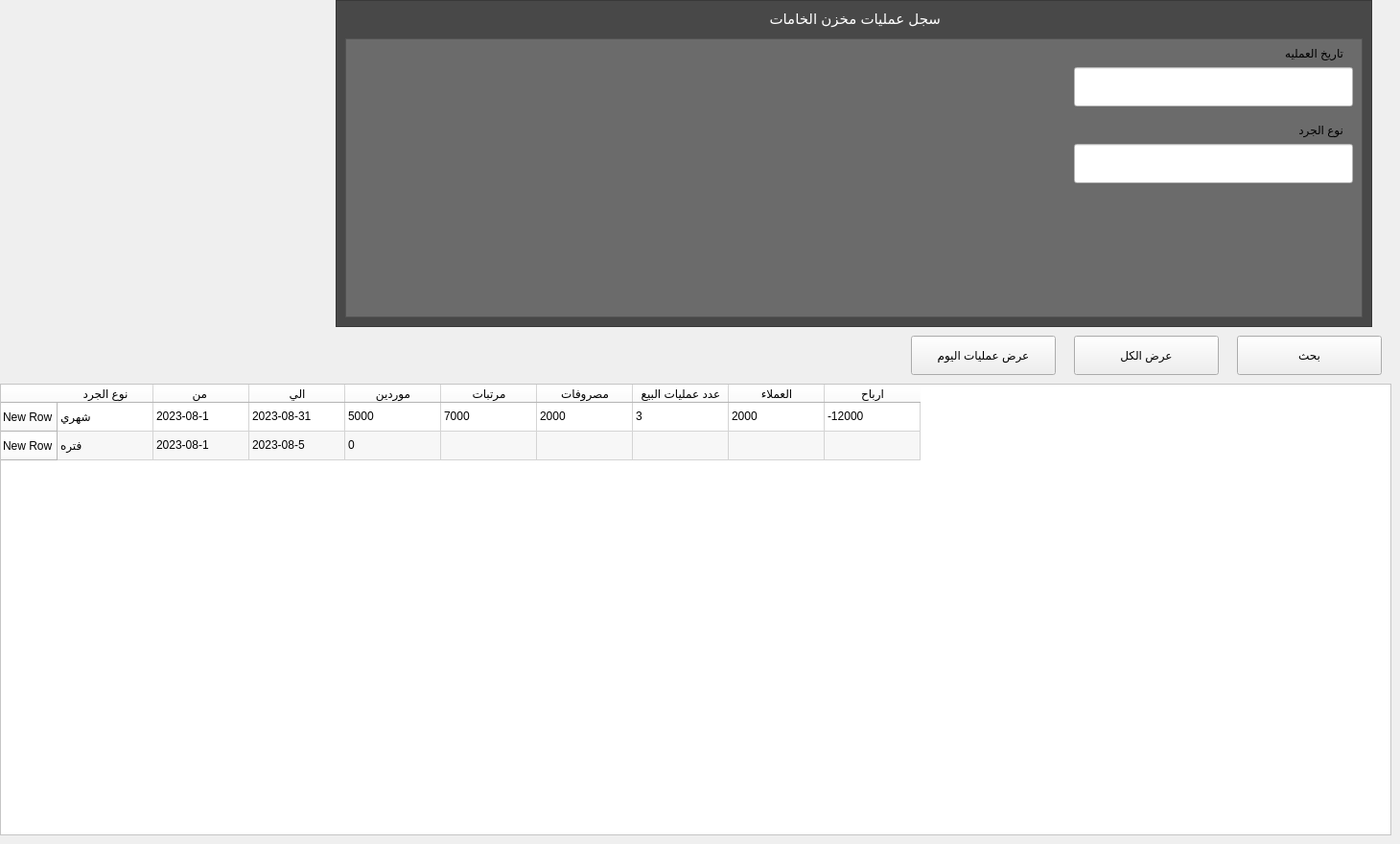
     <widget class="QWidget" name="tab_16">
      <attribute name="title">
       <string>سجل الحرد</string>
      </attribute>
      <widget class="QPushButton" name="subscription_men_search_btn_13">
       <property name="geometry">
        <rect>
         <x>1290</x>
         <y>350</y>
         <width>151</width>
         <height>41</height>
        </rect>
       </property>
       <property name="styleSheet">
        <string notr="true">
.QPushButton:hover {
	background:linear-gradient(to bottom, #ccc2a6 5%, #eae0c2 100%);
	
	color: rgb(0, 0, 0);
		
	background-color: rgb(255, 255, 255);
	border-color: rgb(38, 38, 38);

}
.QPushButton:active {
	position:relative;
	top:1px;
}</string>
       </property>
       <property name="text">
        <string>بحث</string>
       </property>
      </widget>
      <widget class="QGraphicsView" name="graphicsView_64">
       <property name="geometry">
        <rect>
         <x>350</x>
         <y>0</y>
         <width>1081</width>
         <height>341</height>
        </rect>
       </property>
       <property name="styleSheet">
        <string notr="true">background-color: rgb(72, 72, 72);
</string>
       </property>
      </widget>
      <widget class="QPushButton" name="subscription_men_sahowall_btn_16">
       <property name="geometry">
        <rect>
         <x>950</x>
         <y>350</y>
         <width>151</width>
         <height>41</height>
        </rect>
       </property>
       <property name="styleSheet">
        <string notr="true">.QPushButton:hover {
	background:linear-gradient(to bottom, #ccc2a6 5%, #eae0c2 100%);
	
	color: rgb(0, 0, 0);
		
	background-color: rgb(255, 255, 255);
	border-color: rgb(38, 38, 38);

}
.QPushButton:active {
	position:relative;
	top:1px;
}</string>
       </property>
       <property name="text">
        <string>عرض عمليات اليوم</string>
       </property>
      </widget>
      <widget class="QTableWidget" name="tableWidget_9">
       <property name="geometry">
        <rect>
         <x>0</x>
         <y>400</y>
         <width>1451</width>
         <height>471</height>
        </rect>
       </property>
       <property name="styleSheet">
        <string notr="true">background-color: rgb(255, 255, 255);</string>
       </property>
       <property name="alternatingRowColors">
        <bool>true</bool>
       </property>
       <property name="horizontalScrollMode">
        <enum>QAbstractItemView::ScrollPerPixel</enum>
       </property>
       <property name="showGrid">
        <bool>true</bool>
       </property>
       <property name="gridStyle">
        <enum>Qt::CustomDashLine</enum>
       </property>
       <property name="sortingEnabled">
        <bool>true</bool>
       </property>
       <property name="wordWrap">
        <bool>true</bool>
       </property>
       <row>
        <property name="text">
         <string>New Row</string>
        </property>
       </row>
       <row>
        <property name="text">
         <string>New Row</string>
        </property>
       </row>
       <column>
        <property name="text">
         <string>نوع الجرد</string>
        </property>
       </column>
       <column>
        <property name="text">
         <string>من </string>
        </property>
       </column>
       <column>
        <property name="text">
         <string>الي</string>
        </property>
       </column>
       <column>
        <property name="text">
         <string>موردين</string>
        </property>
       </column>
       <column>
        <property name="text">
         <string>مرتبات</string>
        </property>
       </column>
       <column>
        <property name="text">
         <string>مصروفات</string>
        </property>
       </column>
       <column>
        <property name="text">
         <string>عدد عمليات البيع</string>
        </property>
       </column>
       <column>
        <property name="text">
         <string>العملاء</string>
        </property>
       </column>
       <column>
        <property name="text">
         <string>ارباح</string>
        </property>
       </column>
       <item row="0" column="0">
        <property name="text">
         <string>شهري</string>
        </property>
       </item>
       <item row="0" column="1">
        <property name="text">
         <string>2023-08-1</string>
        </property>
       </item>
       <item row="0" column="2">
        <property name="text">
         <string>2023-08-31</string>
        </property>
       </item>
       <item row="0" column="3">
        <property name="text">
         <string>5000</string>
        </property>
       </item>
       <item row="0" column="4">
        <property name="text">
         <string>7000</string>
        </property>
       </item>
       <item row="0" column="5">
        <property name="text">
         <string>2000</string>
        </property>
       </item>
       <item row="0" column="6">
        <property name="text">
         <string>3</string>
        </property>
       </item>
       <item row="0" column="7">
        <property name="text">
         <string>2000</string>
        </property>
       </item>
       <item row="0" column="8">
        <property name="text">
         <string>-12000</string>
        </property>
       </item>
       <item row="1" column="0">
        <property name="text">
         <string>فتره</string>
        </property>
       </item>
       <item row="1" column="1">
        <property name="text">
         <string>2023-08-1</string>
        </property>
       </item>
       <item row="1" column="2">
        <property name="text">
         <string>2023-08-5</string>
        </property>
       </item>
       <item row="1" column="3">
        <property name="text">
         <string>0</string>
        </property>
       </item>
       <item row="1" column="4">
        <property name="text">
         <string/>
        </property>
       </item>
       <item row="1" column="5">
        <property name="text">
         <string/>
        </property>
       </item>
      </widget>
      <widget class="QPushButton" name="subscription_men_sahowall_btn_17">
       <property name="geometry">
        <rect>
         <x>1120</x>
         <y>350</y>
         <width>151</width>
         <height>41</height>
        </rect>
       </property>
       <property name="styleSheet">
        <string notr="true">.QPushButton:hover {
	background:linear-gradient(to bottom, #ccc2a6 5%, #eae0c2 100%);
	
	color: rgb(0, 0, 0);
		
	background-color: rgb(255, 255, 255);
	border-color: rgb(38, 38, 38);

}
.QPushButton:active {
	position:relative;
	top:1px;
}</string>
       </property>
       <property name="text">
        <string>عرض الكل</string>
       </property>
      </widget>
      <widget class="QGraphicsView" name="graphicsView_63">
       <property name="geometry">
        <rect>
         <x>360</x>
         <y>40</y>
         <width>1061</width>
         <height>291</height>
        </rect>
       </property>
       <property name="styleSheet">
        <string notr="true">background-color: rgb(136, 136, 136);
background-color: rgb(107, 107, 107);</string>
       </property>
      </widget>
      <widget class="QLabel" name="label_124">
       <property name="geometry">
        <rect>
         <x>1310</x>
         <y>40</y>
         <width>91</width>
         <height>31</height>
        </rect>
       </property>
       <property name="styleSheet">
        <string notr="true">background-color: transparent;
</string>
       </property>
       <property name="text">
        <string>تاريخ العمليه</string>
       </property>
      </widget>
      <widget class="QLineEdit" name="subscription_men_startdate_LINE_23">
       <property name="geometry">
        <rect>
         <x>1120</x>
         <y>70</y>
         <width>291</width>
         <height>41</height>
        </rect>
       </property>
       <property name="styleSheet">
        <string notr="true">	background-color: rgb(255, 255, 255);
</string>
       </property>
       <property name="text">
        <string/>
       </property>
      </widget>
      <widget class="QLineEdit" name="subscription_tab_men_Name_LINE_7">
       <property name="geometry">
        <rect>
         <x>1120</x>
         <y>150</y>
         <width>291</width>
         <height>41</height>
        </rect>
       </property>
       <property name="styleSheet">
        <string notr="true">	background-color: rgb(255, 255, 255);
</string>
       </property>
       <property name="text">
        <string/>
       </property>
      </widget>
      <widget class="QLabel" name="label_123">
       <property name="geometry">
        <rect>
         <x>800</x>
         <y>10</y>
         <width>181</width>
         <height>20</height>
        </rect>
       </property>
       <property name="styleSheet">
        <string notr="true">background-color: transparent;
color: rgb(255, 255, 255);
font-size:15px;</string>
       </property>
       <property name="text">
        <string>سجل عمليات مخزن الخامات</string>
       </property>
      </widget>
      <widget class="QLabel" name="label_122">
       <property name="geometry">
        <rect>
         <x>1340</x>
         <y>120</y>
         <width>61</width>
         <height>31</height>
        </rect>
       </property>
       <property name="styleSheet">
        <string notr="true">background-color: transparent;
</string>
       </property>
       <property name="text">
        <string>نوع الجرد</string>
       </property>
      </widget>
     </widget>
